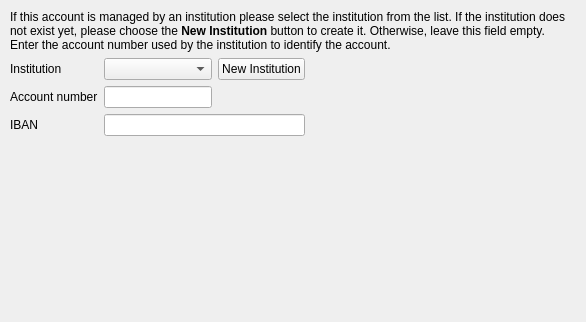
<?xml version="1.0" encoding="UTF-8"?>
<ui version="4.0">
 <class>KInstitutionPage</class>
 <widget class="QWidget" name="KInstitutionPage">
  <property name="geometry">
   <rect>
    <x>0</x>
    <y>0</y>
    <width>586</width>
    <height>322</height>
   </rect>
  </property>
  <layout class="QVBoxLayout">
   <property name="spacing">
    <number>-1</number>
   </property>
   <property name="margin">
    <number>10</number>
   </property>
   <item>
    <widget class="QLabel" name="qLabel1">
     <property name="focusPolicy">
      <enum>Qt::NoFocus</enum>
     </property>
     <property name="text">
      <string>If this account is managed by an institution please select the institution from the list. If the institution does not exist yet, please choose the &lt;b&gt;New Institution&lt;/b&gt; button to create it. Otherwise, leave this field empty.
Enter the account number used by the institution to identify the account.</string>
     </property>
     <property name="wordWrap">
      <bool>true</bool>
     </property>
    </widget>
   </item>
   <item>
    <layout class="QHBoxLayout">
     <property name="spacing">
      <number>-1</number>
     </property>
     <item>
      <layout class="QGridLayout">
       <item row="0" column="0">
        <widget class="QLabel" name="textLabel4">
         <property name="text">
          <string>Institution</string>
         </property>
         <property name="wordWrap">
          <bool>false</bool>
         </property>
        </widget>
       </item>
       <item row="0" column="1">
        <widget class="KComboBox" name="m_institutionComboBox">
         <property name="toolTip">
          <string>Select the institution which manages this account or leave empty</string>
         </property>
        </widget>
       </item>
       <item row="0" column="2">
        <widget class="QPushButton" name="m_newInstitutionButton">
         <property name="text">
          <string>New Institution</string>
         </property>
        </widget>
       </item>
       <item row="1" column="0">
        <widget class="QLabel" name="textLabel5">
         <property name="text">
          <string>Account number</string>
         </property>
         <property name="wordWrap">
          <bool>false</bool>
         </property>
        </widget>
       </item>
       <item row="1" column="1">
        <widget class="KLineEdit" name="m_accountNumber">
         <property name="whatsThis">
          <string>Accounts managed by an institution are usually referenced by a unique number the so called account number. Enter that number here.

KMyMoney currently uses this number only for some online banking functions.</string>
         </property>
        </widget>
       </item>
       <item row="2" column="0">
        <widget class="QLabel" name="textLabel1">
         <property name="text">
          <string>IBAN</string>
         </property>
         <property name="wordWrap">
          <bool>false</bool>
         </property>
        </widget>
       </item>
       <item row="2" column="1" colspan="2">
        <widget class="KLineEdit" name="m_iban">
         <property name="toolTip">
          <string>Enter the International Bank Account Number into this field</string>
         </property>
         <property name="whatsThis">
          <string>You can enter the IBAN (International Bank Account Number) into this field if you know it. Usually, people at your institution can tell you the number or it is printed on your statements.

See also https://en.wikipedia.org/wiki/International_Bank_Account_Number for more information.

KMyMoney keeps this field only for documentation purposes and does not use it otherwise.</string>
         </property>
        </widget>
       </item>
      </layout>
     </item>
     <item>
      <spacer name="spacer16">
       <property name="orientation">
        <enum>Qt::Horizontal</enum>
       </property>
       <property name="sizeType">
        <enum>QSizePolicy::Expanding</enum>
       </property>
       <property name="sizeHint" stdset="0">
        <size>
         <width>132</width>
         <height>20</height>
        </size>
       </property>
      </spacer>
     </item>
    </layout>
   </item>
   <item>
    <spacer name="spacer17">
     <property name="orientation">
      <enum>Qt::Vertical</enum>
     </property>
     <property name="sizeType">
      <enum>QSizePolicy::Expanding</enum>
     </property>
     <property name="sizeHint" stdset="0">
      <size>
       <width>20</width>
       <height>40</height>
      </size>
     </property>
    </spacer>
   </item>
  </layout>
 </widget>
 <layoutdefault spacing="6" margin="11"/>
 <customwidgets>
  <customwidget>
   <class>KLineEdit</class>
   <extends>QLineEdit</extends>
   <header>klineedit.h</header>
  </customwidget>
  <customwidget>
   <class>KComboBox</class>
   <extends>QComboBox</extends>
   <header>kcombobox.h</header>
  </customwidget>
 </customwidgets>
 <resources/>
 <connections/>
</ui>
